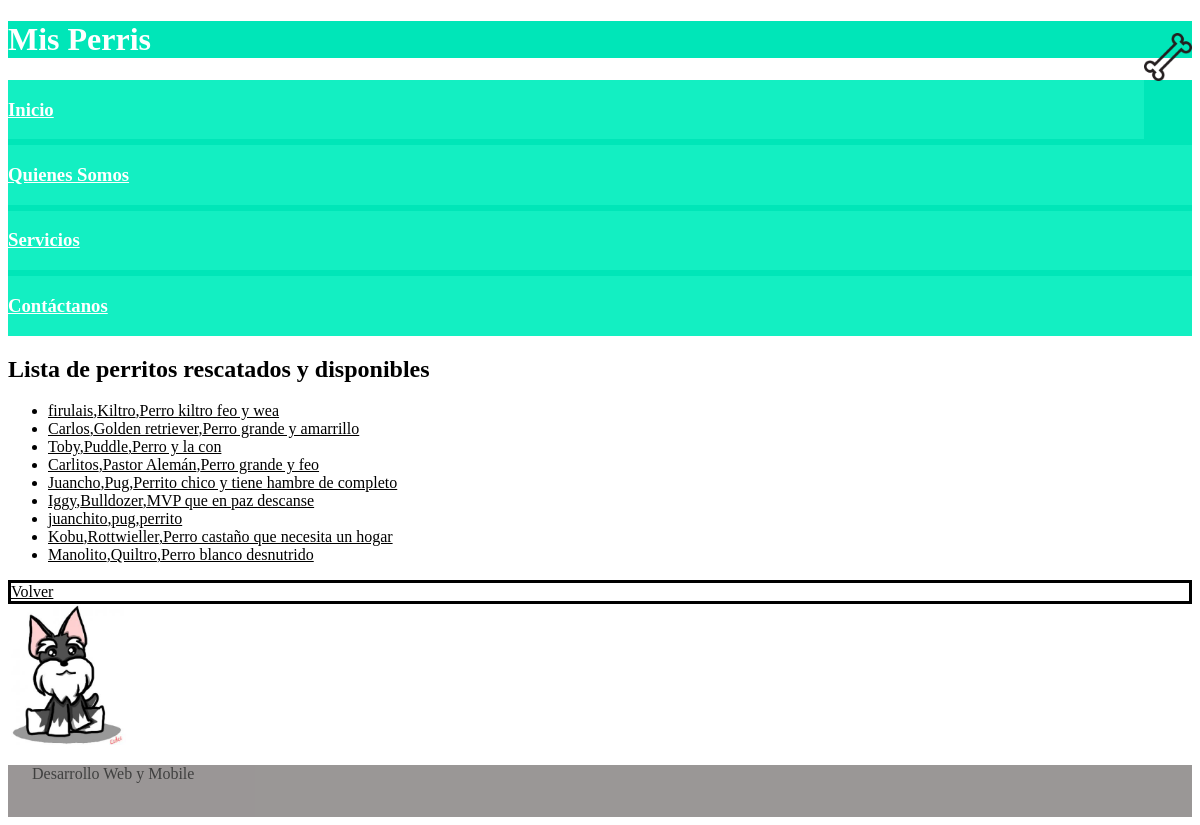
/perris/inicio/listadoRescatados, run on the app's committed database.
### perris/models.py (models this page shows, shortened)
class Perro(models.Model):
	nombre = models.CharField(max_length=30)
	raza = models.CharField(max_length=30)
	descripcion = models.CharField(max_length=60)
	ESTADOS=(('R','Rescatado'),('D','Disponible'),('A','Adoptado'))
	estado = models.CharField(max_length=1, choices=ESTADOS,default='R')

### perris/views.py (the view)
# urls.py: path('inicio/listadoRescatados', views.cargarRescatados, name='cargarRescatados'),
def cargarRescatados(request):
    rescatadosRecuperados = Perro.objects.exclude(estado='A')
    template = loader.get_template('perris/cargarRescatados.html')
    context = {
        'perros': rescatadosRecuperados,
    }
    return HttpResponse(template.render(context, request))

### perris/templates/perris/cargarRescatados.html (shortened to what this page needs)
{% load static %}
<!DOCTYPE html>
<html lang="es">
<head>
	<link rel="stylesheet" href="https://cdnjs.cloudflare.com/ajax/libs/flexboxgrid/6.3.1/flexboxgrid.min.css" type="text/css">
	<link rel="stylesheet" href="css/main.css">
	<link rel="stylesheet" href="{% static 'css/main.css' %}">
	<link rel="stylesheet" href="{% static 'css/galeria.css' %}">
</head>
<body>
	<div class="container">
		<header>
			<div class="row center-xs">
				<div class=" col-lg-6
								col-xs-6">
					<div class="box">
						<img id="logo" src="{% static "img/logo_hueso.png" %}" alt="Aquí estaba el logo">
					</div>
				</div>
				<div class=" col-lg-6
							  	col-xs-6">
					<h1 id="titulo">Mis Perris</h1>
				</div>
			</div>
		</header>
		<nav>
			<div class="row center-xs">
				<div class="col col-lg-3
							col-md-6
							col-sm-12
							col-xs-12">
					<div class="boxNav">
						<a href="/perris/inicio"><h3>Inicio</h3></a>
					</div>
				</div>
				<div class="col col-lg-3
								col-md-6
								col-sm-12
								col-xs-12">
					<div class="boxNav">
						<a href="#"><h3>Quienes Somos</h3></a>
					</div>
				</div>
				<div class="col col-lg-3
								col-md-6
								col-sm-12
								col-xs-12">
					<div class="boxNav">
						<a href="#"><h3>Servicios</h3></a>
					</div>
				</div>
				<div class="col col-lg-3
								col-md-6
								col-sm-12
								col-xs-12">
					<div class="boxNav">
						<a href="/perris/inicio/formulario"><h3>Contáctanos</h3></a>
					</div>
				</div>
			</div>
		</nav>
		<section>
			<div class="row center-xs">
				<h2>Lista de perritos rescatados y disponibles</h2>
			</div>
			<div class="row center-xs">
				<div class="col col-xs-12
								col-lg-3" >
					{% if perros %}
					    <ul id="listado" style="text-align: left">
					    {% for p in perros %}
					        <li><a href="/perris/inicio/formulario" style=" color: black; background-color: white">{{ p.nombre }},{{ p.raza }},{{ p.descripcion }}</a></li>
					    {% endfor %}
					    </ul>
					{% else %}
					    <p>No hay Perros .</p>
					{% endif %}
				</div>
			</div>
			<div class="row center-xs">
				<a id="btnVolverInicio" href="/perris/inicio" style="color: black; background-color: white; border:solid;">Volver</a>
			</div>
			<div class="row start-xs">
				<div class="col col-xs-12">
					<img id="imgPerrito" src="{% static "img/perrito.jpg" %}" alt="aquí habia una imagen de un perro">
				</div>
			</div>
		</section>
		<footer>
			<div class="row start-xs">
				<div class="box">
					<p id="pFinal">Desarrollo Web y Mobile</p>
					<br/>
				</div>
			</div>
		</footer>
	</div>
</body>
</html>

### perris/static/css/main.css (style rules this page uses)
header { color: white; background: #00e6b8; text-align: center; }
nav { color: white; background: #00e6b8; }
body { font-family: calibri; }
a { background: #13EFC2; display: grid; color: white; }
img { width: 512px; }
footer { opacity: 0.75; background: #797473; }
#titulo { text-align: left; }
#logo { width: 48px; float: right; margin-top: 12px; }
.boxNav { margin-top: 6px; margin-bottom: 6px; }
#pFinal { margin-left: 24px; }
#imgPerrito { width: 10%; }

### data on the page
Perro: nombre "firulais", raza "Kiltro", descripcion "Perro kiltro feo y wea"
Perro: nombre "Carlos", raza "Golden retriever", descripcion "Perro grande y amarrillo"
Perro: nombre "Toby", raza "Puddle", descripcion "Perro y la con"
Perro: nombre "Carlitos", raza "Pastor Alemán", descripcion "Perro grande y feo"
Perro: nombre "Juancho", raza "Pug", descripcion "Perrito chico y tiene hambre de completo"
Perro: nombre "Iggy", raza "Bulldozer", descripcion "MVP que en paz descanse"
Perro: nombre "juanchito", raza "pug", descripcion "perrito"
Perro: nombre "Kobu", raza "Rottwieller", descripcion "Perro castaño que necesita un hogar"
Perro: nombre "Manolito", raza "Quiltro", descripcion "Perro blanco desnutrido"
